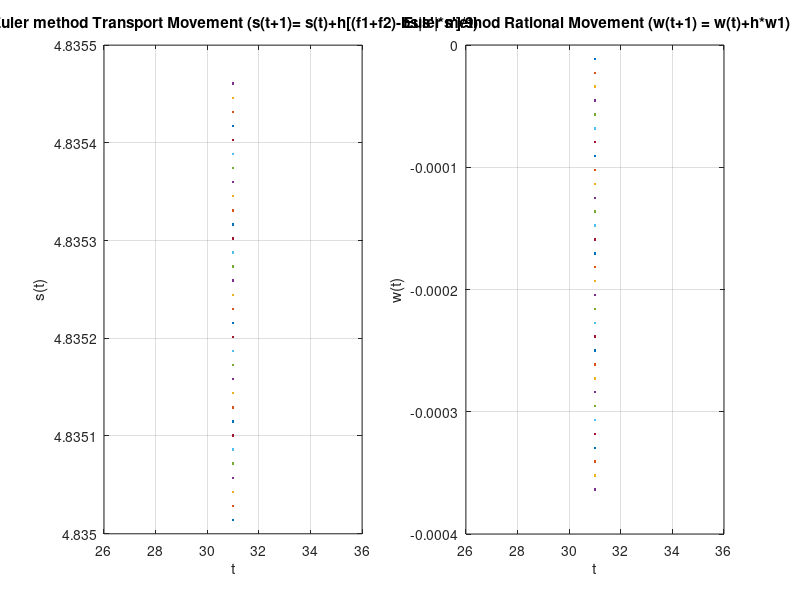

Write the MATLAB code that produced this figure.
function Euler()
  
  #----------------Data----------------#
  f1 = 4835/7000
  f2 = 4835/7000
  m = 9
  d=1
  h=0.0001
  Iz= 0.038
  s0 = 4835/1000
  t = 0:30
  bs = 3 - (4835/5000)
  bu = 5 - (4835/5000)
  
  s1=0
  s2= [(f1+f2) - bs*abs(s1)*s1]/9
  s = zeros(1,length(t))
  w = zeros(1,length(t))
  w0 = 0
  w1 = ((d/2*(f2-f1))-bu*abs(w0)*w0)/0.38
  # --------------------------- Euler Method 1 --------------------------#
  
         
  #     .!. (psolh) 
  
  
  # -------------------------- Transport Movement ---------------------#
  
  s(1) = s0 + h*s2
  for k = 1:31
    s(k+1)= s(k)+h*s2 
  endfor
  
  # -------------------------- Rational Movement ----------------------#
  
  w(1) = w0 + h*w1
  for k =1:31
    w(k+1) = w(k)+h*w1
  endfor

  # --------------------------- Subplot --------------------------------#
  subplot(1,2,1)
  plot(k,s)
  xlabel("t")
  ylabel("s(t)")
  grid
  title(" Euler method Transport Movement (s(t+1)= s(t)+h[(f1+f2)-bs|s'|*s']/9)")

  subplot(1,2,2)
  plot(k,w)
  xlabel("t")
  ylabel("w(t)")
  grid
  title(" Euler method Rational Movement (w(t+1) = w(t)+h*w1)")




  # ---------------------------- Euler Method 2--------------------------#
  
  f1 = 4835/7000
  f2 = 4835/8000
  m = 9
  d=1
  h=0.0001
  Iz= 0.038
  s0 = 4835/1000
  t = 0:30
  bs = 3 - (4835/5000)
  bu = 5 - (4835/5000)
  
  s1=0
  s2= [(f1+f2) - bs*abs(s1)*s1]/9
  s = zeros(1,length(t))
  w = zeros(1,length(t))
  w0 = 0
  w1 = ((d/2*(f2-f1))-bu*abs(w0)*w0)/0.38
  
  
  # -------------------------- Transport Movement ---------------------#

  s(1) = s0 + h*s2
  for k = 1:31
    s(k+1)= s(k)+h*s2 
  endfor
  
  # -------------------------- Rational Movement ----------------------#

  w(1) = w0 + h*w1
  for k =1:31
    w(k+1) = w(k)+h*w1
  endfor

  # --------------------------- Subplot --------------------------------#

  subplot(1,2,1)
  plot(k,s)
  xlabel("t")
  ylabel("s(t)")
  grid
  title(" Euler method Transport Movement (s(t+1)= s(t)+h[(f1+f2)-bs|s'|*s']/9)")

  subplot(1,2,2)
  plot(k,w)
  xlabel("t")
  ylabel("w(t)")
  grid
  title(" Euler method Rational Movement (w(t+1) = w(t)+h*w1)")
  
  endfunction